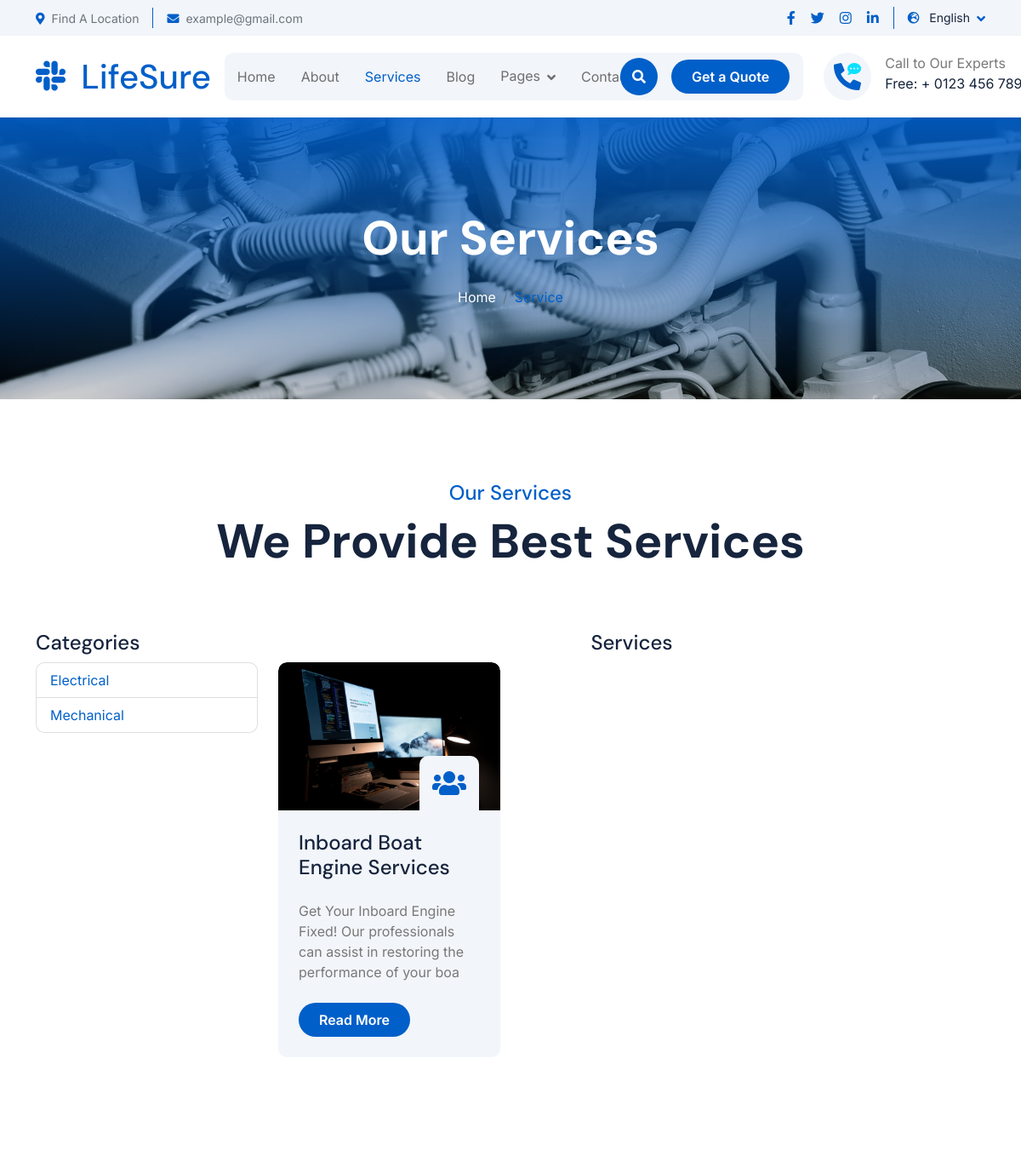
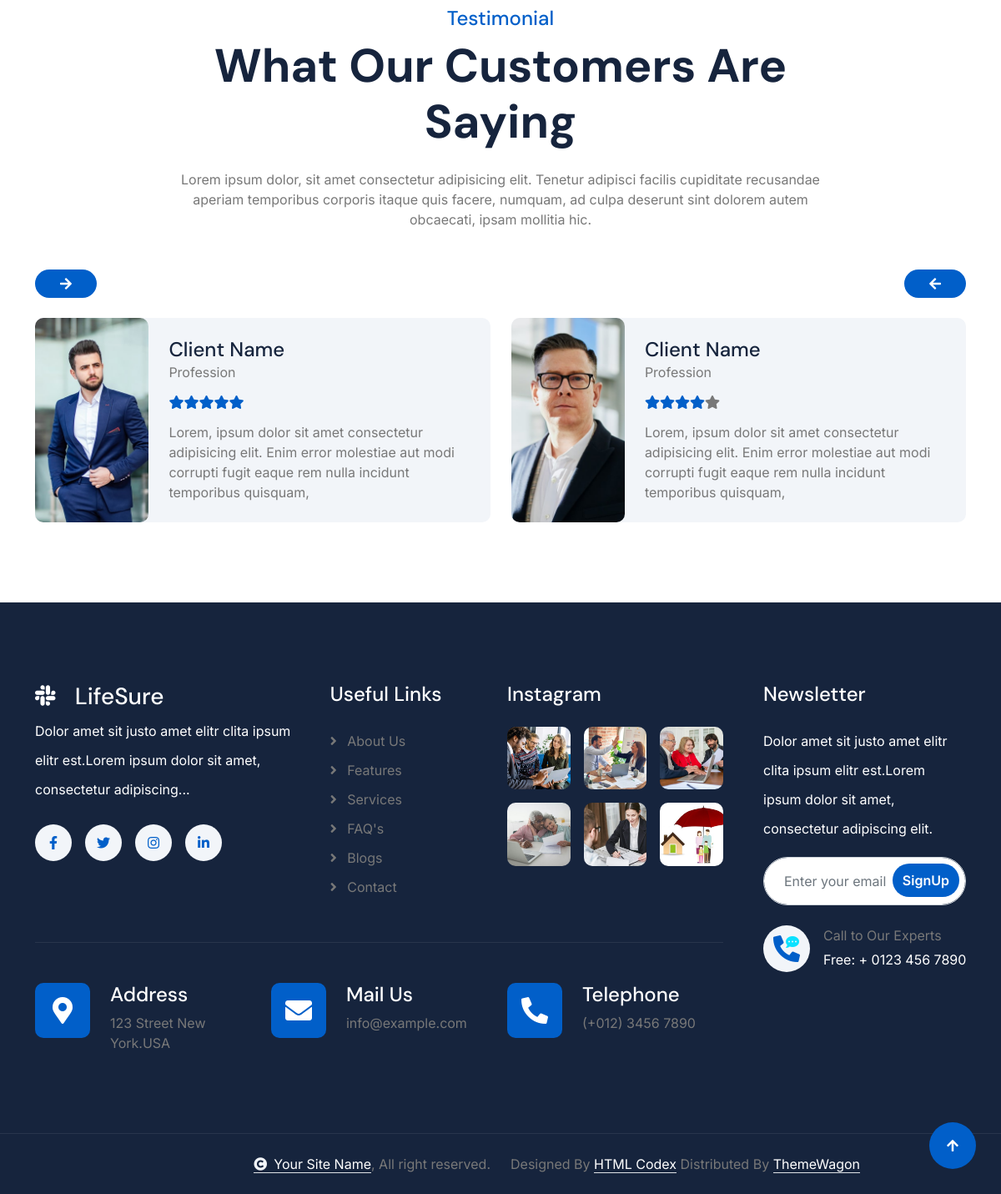
Page /services/ on the committed database (2 pictures, top to bottom).
### services/models.py (models this page shows, shortened)
class CategoryService(models.Model):
    name = models.CharField(max_length=60)
    slug = models.SlugField(unique=True,blank=True , null=True, max_length=100)
    description = models.TextField( max_length=2000 , blank=True)
    image = models.ImageField( upload_to='cat_service_img' , blank=True)

class Services(models.Model):
    name = models.CharField( max_length=50)
    cover_image = models.ImageField(upload_to='services/' , default='')
    created_at = models.DateTimeField( ("created_at"),default=timezone.now)
    category = models.ForeignKey('CategoryService',related_name='service_category',on_delete=models.CASCADE , default='')
    description = models.TextField(("description"),max_length=100000,null=True,blank=True)
    short_description = models.CharField( max_length=100)
    slug = models.SlugField(null=True,blank=True)
    class Meta:
        verbose_name = ("Services")
        verbose_name_plural = ("Services")

### services/views.py (the view)
# urls.py: path('services/',include('services.urls')),
def services(request, category_slug=None):
    categories = CategoryService.objects.all()
    services = None
    selected_category = None
    if category_slug:
        selected_category = get_object_or_404(CategoryService, slug=category_slug)
        services = Services.objects.filter(category=selected_category)
    else:
        services = Services.objects.all()
    context = {
        'categories': categories,
        'services': services,
        'selected_category': selected_category,
    }
    return render(request, 'services.html', context)

### services/templates/services.html (shortened to what this page needs)
{% extends "base.html" %}
{% load static %}
{% block body %}
<div class="container-fluid bg-breadcrumb">
    <div class="container text-center py-5" style="max-width: 900px;">
        <h4 class="text-white display-4 mb-4 wow fadeInDown" data-wow-delay="0.1s">Our Services</h4>
        <ol class="breadcrumb d-flex justify-content-center mb-0 wow fadeInDown" data-wow-delay="0.3s">
            <li class="breadcrumb-item"><a href="/">Home</a></li>
            <li class="breadcrumb-item active text-primary">Service</li>
        </ol>
    </div>
</div>
<div class="container-fluid service py-5">
    <div class="container py-5">
        <div class="text-center mx-auto pb-5 wow fadeInUp" data-wow-delay="0.2s" style="max-width: 800px;">
            <h4 class="text-primary">Our Services</h4>
            <h1 class="display-4 mb-4">We Provide Best Services</h1>
        </div>
        <div class="row g-4 justify-content-center">
            <div class="col-md-3">
                <h4>Categories</h4>
                <ul class="list-group">
                    {% for category in categories %}
                    <li
                        class="list-group-item {% if selected_category and selected_category.slug == category.slug %}active2{% endif %}">
                        <a href="{% url 'services_by_category' category.slug %}">
                            {{ category.name }}
                        </a>
                    </li>
                    {% endfor %}
                </ul>
            </div>
            <div class="col-md-9">
                <h4 class="text-center  wow fadeInUp"> Services{% if selected_category %} in {{ selected_category.name }}{% endif %}</h4>
                <div class="row">
                    {% for service in services %}
                    <div class="col-md-6 col-lg-6 col-xl-4 wow fadeInUp" data-wow-delay="0.2s">
                        <div class="service-item">
                            <div class="service-img">
                                <img src="{{ service.cover_image.url }}" class="img-fluid rounded-top w-100"
                                    alt="{{ service.name }}">
                                <div class="service-icon p-3">
                                    <i class="fa fa-users fa-2x"></i>
                                </div>
                            </div>
                            <div class="service-content p-4">
                                <div class="service-content-inner">
                                    <a href="{% url 'service_details' service.slug %}"
                                        class="d-inline-block h4 mb-4">{{ service.name }}</a>
                                    <p class="mb-4">{{ service.short_description }}</p>
                                    <a class="btn btn-primary rounded-pill py-2 px-4"
                                        href="{% url 'service_details' service.slug %}">Read More</a>
                                </div>
                            </div>
                        </div>
                    </div>
                    {% empty %}
                    <p>No services available.</p>
                    {% endfor %}
                </div>
            </div>
        </div>
    </div>
</div>
<div class="container-fluid testimonial mt-5 pb-5">
    <div class="container pb-5">
        <div class="text-center mx-auto pb-5 wow fadeInUp" data-wow-delay="0.2s" style="max-width: 800px;">
            <h4 class="text-primary">Testimonial</h4>
            <h1 class="display-4 mb-4">What Our Customers Are Saying</h1>
            <p class="mb-0">Lorem ipsum dolor, sit amet consectetur adipisicing elit. Tenetur adipisci facilis
                cupiditate recusandae aperiam temporibus corporis itaque quis facere, numquam, ad culpa deserunt sint
                dolorem autem obcaecati, ipsam mollitia hic.
            </p>
        </div>
        <div class="owl-carousel testimonial-carousel wow fadeInUp" data-wow-delay="0.2s">
            <div class="testimonial-item bg-light rounded">
                <div class="row g-0">
                    <div class="col-4  col-lg-4 col-xl-3">
                        <div class="h-100">
                            <img src="img/testimonial-1.jpg" class="img-fluid h-100 rounded" style="object-fit: cover;"
                                alt="">
                        </div>
                    </div>
                    <div class="col-8 col-lg-8 col-xl-9">
                        <div class="d-flex flex-column my-auto text-start p-4">
                            <h4 class="text-dark mb-0">Client Name</h4>
                            <p class="mb-3">Profession</p>
                            <div class="d-flex text-primary mb-3">
                                <i class="fas fa-star"></i>
                                <i class="fas fa-star"></i>
                                <i class="fas fa-star"></i>
                                <i class="fas fa-star"></i>
                                <i class="fas fa-star"></i>
                            </div>
                            <p class="mb-0">Lorem, ipsum dolor sit amet consectetur adipisicing elit. Enim error
                                molestiae aut modi corrupti fugit eaque rem nulla incidunt temporibus quisquam,
                            </p>
                        </div>
                    </div>
                </div>
            </div>
            <div class="testimonial-item bg-light rounded">
                <div class="row g-0">
                    <div class="col-4  col-lg-4 col-xl-3">
                        <div class="h-100">
                            <img src="img/testimonial-2.jpg" class="img-fluid h-100 rounded" style="object-fit: cover;"
                                alt="">
                        </div>
                    </div>
                    <div class="col-8 col-lg-8 col-xl-9">
                        <div class="d-flex flex-column my-auto text-start p-4">
                            <h4 class="text-dark mb-0">Client Name</h4>
                            <p class="mb-3">Profession</p>
                            <div class="d-flex text-primary mb-3">
                                <i class="fas fa-star"></i>
                                <i class="fas fa-star"></i>
                                <i class="fas fa-star"></i>
                                <i class="fas fa-star"></i>
                                <i class="fas fa-star text-body"></i>
                            </div>
                            <p class="mb-0">Lorem, ipsum dolor sit amet consectetur adipisicing elit. Enim error
                                molestiae aut modi corrupti fugit eaque rem nulla incidunt temporibus quisquam,
                            </p>
                        </div>
                    </div>
                </div>
            </div>
        </div>
    </div>
</div>
{% endblock %}

### static/css/style.css (style rules this page uses)
.btn { font-weight: 600; transition: .5s; }
.btn.btn-primary { color: var(--bs-white); border: none; }
.bg-breadcrumb { position: relative; overflow: hidden; background: linear-gradient(rgba(1, 95, 201, 0.9), rgba(0, 0, 0, 0.2)), url(../img/service_cover.jpg); background-position: center center; background-repeat: no-repeat; background-size: cover; padding: 60px 0 60px 0; transition: 0.5s; }
.bg-breadcrumb .breadcrumb { position: relative; }
.bg-breadcrumb .breadcrumb .breadcrumb-item a { color: var(--bs-white); }
.service .service-item { border-radius: 10px; }
.service .service-item .service-img { position: relative; overflow: hidden; border-top-left-radius: 10px; border-top-right-radius: 10px; }
.service .service-item .service-img img { transition: 0.5s; }
.service .service-item .service-img::after { content: ""; position: absolute; width: 100%; height: 0; top: 0; left: 0; border-top-left-radius: 10px; border-top-right-radius: 10px; background: rgba(1, 95, 201, .2); transition: 0.5s; z-index: 1; }
.service .service-item .service-img .service-icon { position: absolute; width: 70px; bottom: 0; right: 25px; border-top-left-radius: 10px; border-top-right-radius: 10px; background: var(--bs-light); display: flex; align-items: center; justify-content: center; transition: 0.5s; z-index: 9; }
.service .service-item .service-img .service-icon i { color: var(--bs-primary); transition: 0.5s; }
.service .service-content { position: relative; border-bottom-left-radius: 10px; border-bottom-right-radius: 10px; background: var(--bs-light); }
.service .service-item .service-content .service-content-inner { position: relative; z-index: 9; }
.service .service-item .service-content .service-content-inner .h4, .service .service-item .service-content .service-content-inner p { transition: 0.5s; }
.service .service-item .service-content::after { content: ""; position: absolute; width: 100%; height: 0; bottom: 0; left: 0; border-bottom-left-radius: 10px; border-bottom-right-radius: 10px; background: var(--bs-primary); transition: 0.5s; z-index: 1; }

### rows in the picture
CategoryService: name "Electrical"
CategoryService: name "Mechanical"
Services: cover_image (picture), name "Inboard Boat Engine Services", short_description "Get Your Inboard Engine Fixed! Our professionals can assist in restoring the performance of your boa"
